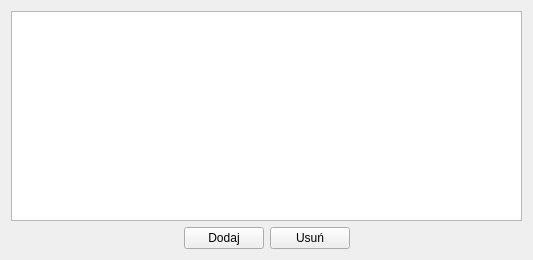
<?xml version="1.0" encoding="UTF-8"?>
<ui version="4.0">
 <class>Form</class>
 <widget class="QWidget" name="Form">
  <property name="geometry">
   <rect>
    <x>0</x>
    <y>0</y>
    <width>533</width>
    <height>260</height>
   </rect>
  </property>
  <property name="windowTitle">
   <string>Form</string>
  </property>
  <layout class="QVBoxLayout" name="verticalLayout">
   <item>
    <widget class="QTableWidget" name="tableWidget"/>
   </item>
   <item>
    <widget class="QSplitter" name="splitter">
     <property name="orientation">
      <enum>Qt::Horizontal</enum>
     </property>
     <widget class="QWidget" name="layoutWidget">
      <layout class="QGridLayout" name="gridLayout">
       <item row="0" column="1">
        <widget class="QPushButton" name="btnAdd">
         <property name="text">
          <string>Dodaj</string>
         </property>
        </widget>
       </item>
       <item row="0" column="2">
        <widget class="QPushButton" name="btnDelete">
         <property name="text">
          <string>Usuń</string>
         </property>
        </widget>
       </item>
       <item row="0" column="0">
        <spacer name="horizontalSpacer">
         <property name="orientation">
          <enum>Qt::Horizontal</enum>
         </property>
         <property name="sizeHint" stdset="0">
          <size>
           <width>40</width>
           <height>20</height>
          </size>
         </property>
        </spacer>
       </item>
       <item row="0" column="3">
        <spacer name="horizontalSpacer_2">
         <property name="orientation">
          <enum>Qt::Horizontal</enum>
         </property>
         <property name="sizeHint" stdset="0">
          <size>
           <width>40</width>
           <height>20</height>
          </size>
         </property>
        </spacer>
       </item>
      </layout>
     </widget>
    </widget>
   </item>
  </layout>
 </widget>
 <resources/>
 <connections/>
</ui>
